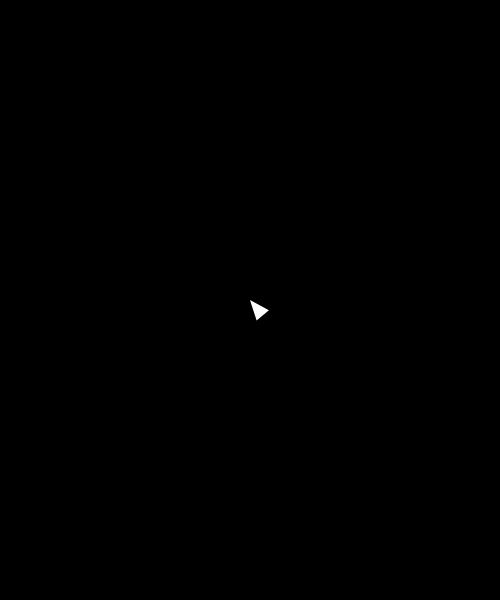
Frame 1 (no input)
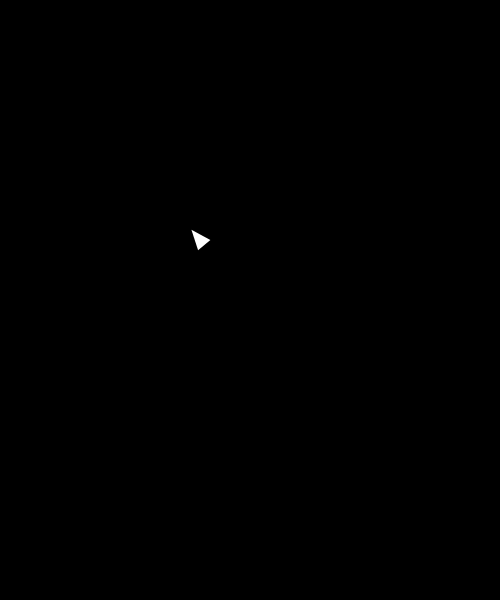
Frame 60 (no input)
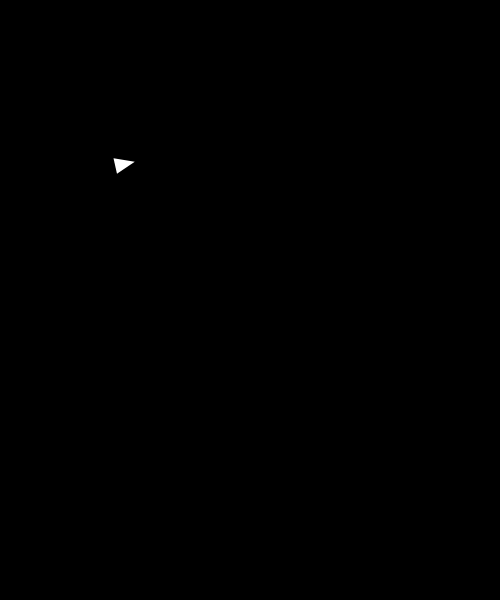
Frame 120 (the mouse pressed at the canvas centre since frame 60)

The p5.js sketch that drew these frames (run headless with seeded random() and noise() and a simulated clock; from frame 60 on, the mouse is pressed at the canvas centre):

// p5.js sketch
// ── sketch.js
let b;

function setup() {
  createCanvas(500,600);
  b = new Boid(width/2, height/2);
}

function draw() {
  background(0);
  
  let target = createVector(mouseX, mouseY);
  b.seek(target);
  b.update();
  b.checkEdges();
  b.display();
}
// ── Boid.js
"use strict";

class Boid {
  constructor(x, y) {
    this.pos = createVector(x, y);
    this.vel = createVector();
    this.acc = createVector();

    this.rad = 3;

    this.maxSpeed = 3; // max speed;
    this.maxSteerForce = 0.05; // max steering force
  }
  update() {
    this.vel.add(this.acc);
    this.vel.limit(this.maxSpeed); //***
    this.pos.add(this.vel);
    this.acc.mult(0);
    this.angle = this.vel.heading();
  }
  applyForce(force) {
    this.acc.add(force);
  }
  seek(target) {
    let desired = p5.Vector.sub(target, this.pos);
    desired.setMag(this.maxSpeed);
    let steer = p5.Vector.sub(desired, this.vel);
    steer.limit(this.maxSteerForce);
    this.applyForce(steer);
  }
  checkEdges() {
    // x
    if (this.pos.x < 0) {
      this.pos.x = width;
    } else if (this.pos.x > width) {
      this.pos.x = 0;
    }
    // y
    if (this.pos.y < 0) {
      this.pos.y = height;
    } else if (this.pos.y > height) {
      this.pos.y = 0;
    }
  }
  display() {
    push();

    translate(this.pos.x, this.pos.y);
    rotate(this.angle);
    noStroke();
    fill(255);
    triangle(0, 0, -20, 8, -20, -8);

    pop();
  }
}
